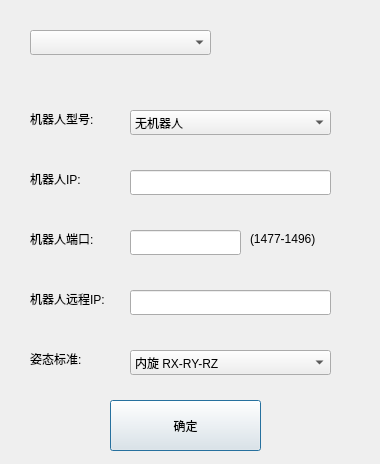
<?xml version="1.0" encoding="UTF-8"?>
<ui version="4.0">
 <class>robotsetDlg</class>
 <widget class="QDialog" name="robotsetDlg">
  <property name="geometry">
   <rect>
    <x>0</x>
    <y>0</y>
    <width>380</width>
    <height>464</height>
   </rect>
  </property>
  <property name="windowTitle">
   <string>Dialog</string>
  </property>
  <widget class="QPushButton" name="pushButton">
   <property name="geometry">
    <rect>
     <x>110</x>
     <y>400</y>
     <width>151</width>
     <height>51</height>
    </rect>
   </property>
   <property name="text">
    <string>确定</string>
   </property>
  </widget>
  <widget class="QComboBox" name="comboBox">
   <property name="geometry">
    <rect>
     <x>30</x>
     <y>30</y>
     <width>181</width>
     <height>25</height>
    </rect>
   </property>
  </widget>
  <widget class="QLabel" name="label">
   <property name="geometry">
    <rect>
     <x>30</x>
     <y>170</y>
     <width>67</width>
     <height>17</height>
    </rect>
   </property>
   <property name="text">
    <string>机器人IP:</string>
   </property>
  </widget>
  <widget class="QLabel" name="label_2">
   <property name="geometry">
    <rect>
     <x>30</x>
     <y>230</y>
     <width>81</width>
     <height>17</height>
    </rect>
   </property>
   <property name="text">
    <string>机器人端口:</string>
   </property>
  </widget>
  <widget class="QLabel" name="label_3">
   <property name="geometry">
    <rect>
     <x>30</x>
     <y>290</y>
     <width>101</width>
     <height>17</height>
    </rect>
   </property>
   <property name="text">
    <string>机器人远程IP:</string>
   </property>
  </widget>
  <widget class="QLineEdit" name="robot_ip">
   <property name="geometry">
    <rect>
     <x>130</x>
     <y>170</y>
     <width>201</width>
     <height>25</height>
    </rect>
   </property>
  </widget>
  <widget class="QLineEdit" name="robot_port">
   <property name="geometry">
    <rect>
     <x>130</x>
     <y>230</y>
     <width>111</width>
     <height>25</height>
    </rect>
   </property>
  </widget>
  <widget class="QLineEdit" name="robot_remoteip">
   <property name="geometry">
    <rect>
     <x>130</x>
     <y>290</y>
     <width>201</width>
     <height>25</height>
    </rect>
   </property>
  </widget>
  <widget class="QComboBox" name="robot_model">
   <property name="geometry">
    <rect>
     <x>130</x>
     <y>110</y>
     <width>201</width>
     <height>25</height>
    </rect>
   </property>
   <item>
    <property name="text">
     <string>无机器人</string>
    </property>
   </item>
   <item>
    <property name="text">
     <string>智昌机器人</string>
    </property>
   </item>
   <item>
    <property name="text">
     <string>越彊机器人</string>
    </property>
   </item>
  </widget>
  <widget class="QLabel" name="label_4">
   <property name="geometry">
    <rect>
     <x>30</x>
     <y>110</y>
     <width>81</width>
     <height>17</height>
    </rect>
   </property>
   <property name="text">
    <string>机器人型号:</string>
   </property>
  </widget>
  <widget class="QLabel" name="label_5">
   <property name="geometry">
    <rect>
     <x>250</x>
     <y>230</y>
     <width>81</width>
     <height>17</height>
    </rect>
   </property>
   <property name="text">
    <string>(1477-1496)</string>
   </property>
  </widget>
  <widget class="QLabel" name="label_6">
   <property name="geometry">
    <rect>
     <x>30</x>
     <y>350</y>
     <width>81</width>
     <height>17</height>
    </rect>
   </property>
   <property name="text">
    <string>姿态标准:</string>
   </property>
  </widget>
  <widget class="QComboBox" name="robot_posure_model">
   <property name="geometry">
    <rect>
     <x>130</x>
     <y>350</y>
     <width>201</width>
     <height>25</height>
    </rect>
   </property>
   <item>
    <property name="text">
     <string>内旋 RX-RY-RZ</string>
    </property>
   </item>
   <item>
    <property name="text">
     <string>外旋 RZ-RY-RX</string>
    </property>
   </item>
   <item>
    <property name="text">
     <string>内旋 RX-&quot;RY&quot;-RZ</string>
    </property>
   </item>
  </widget>
 </widget>
 <resources/>
 <connections>
  <connection>
   <sender>pushButton</sender>
   <signal>clicked()</signal>
   <receiver>robotsetDlg</receiver>
   <slot>close()</slot>
   <hints>
    <hint type="sourcelabel">
     <x>185</x>
     <y>295</y>
    </hint>
    <hint type="destinationlabel">
     <x>189</x>
     <y>172</y>
    </hint>
   </hints>
  </connection>
 </connections>
</ui>
